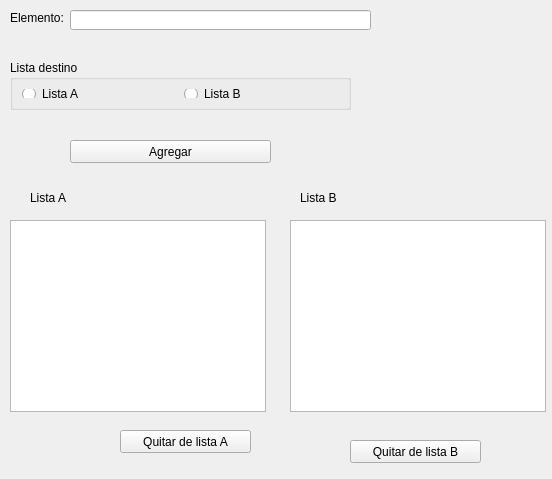
<?xml version="1.0" encoding="UTF-8"?>
<ui version="4.0">
 <class>MainWindow</class>
 <widget class="QMainWindow" name="MainWindow">
  <property name="geometry">
   <rect>
    <x>0</x>
    <y>0</y>
    <width>552</width>
    <height>479</height>
   </rect>
  </property>
  <property name="windowTitle">
   <string>Ejercicio 1</string>
  </property>
  <widget class="QWidget" name="centralwidget">
   <widget class="QLabel" name="label">
    <property name="geometry">
     <rect>
      <x>10</x>
      <y>10</y>
      <width>71</width>
      <height>16</height>
     </rect>
    </property>
    <property name="text">
     <string>Elemento:</string>
    </property>
   </widget>
   <widget class="QLineEdit" name="inputElemento">
    <property name="geometry">
     <rect>
      <x>70</x>
      <y>10</y>
      <width>301</width>
      <height>20</height>
     </rect>
    </property>
   </widget>
   <widget class="QGroupBox" name="groupBox">
    <property name="geometry">
     <rect>
      <x>10</x>
      <y>60</y>
      <width>341</width>
      <height>50</height>
     </rect>
    </property>
    <property name="title">
     <string>Lista destino</string>
    </property>
    <layout class="QHBoxLayout" name="horizontalLayout">
     <item>
      <widget class="QRadioButton" name="chA">
       <property name="text">
        <string>Lista A</string>
       </property>
      </widget>
     </item>
     <item>
      <widget class="QRadioButton" name="chB">
       <property name="text">
        <string>Lista B</string>
       </property>
      </widget>
     </item>
    </layout>
   </widget>
   <widget class="QPushButton" name="agregar">
    <property name="geometry">
     <rect>
      <x>70</x>
      <y>140</y>
      <width>201</width>
      <height>23</height>
     </rect>
    </property>
    <property name="text">
     <string>Agregar</string>
    </property>
   </widget>
   <widget class="QListWidget" name="listaA">
    <property name="geometry">
     <rect>
      <x>10</x>
      <y>220</y>
      <width>256</width>
      <height>192</height>
     </rect>
    </property>
   </widget>
   <widget class="QListWidget" name="listaB">
    <property name="geometry">
     <rect>
      <x>290</x>
      <y>220</y>
      <width>256</width>
      <height>192</height>
     </rect>
    </property>
   </widget>
   <widget class="QLabel" name="label_2">
    <property name="geometry">
     <rect>
      <x>30</x>
      <y>190</y>
      <width>81</width>
      <height>16</height>
     </rect>
    </property>
    <property name="text">
     <string>Lista A</string>
    </property>
   </widget>
   <widget class="QLabel" name="label_3">
    <property name="geometry">
     <rect>
      <x>300</x>
      <y>190</y>
      <width>81</width>
      <height>16</height>
     </rect>
    </property>
    <property name="text">
     <string>Lista B</string>
    </property>
   </widget>
   <widget class="QPushButton" name="quitarA">
    <property name="geometry">
     <rect>
      <x>120</x>
      <y>430</y>
      <width>131</width>
      <height>23</height>
     </rect>
    </property>
    <property name="text">
     <string>Quitar de lista A</string>
    </property>
   </widget>
   <widget class="QPushButton" name="quitarB">
    <property name="geometry">
     <rect>
      <x>350</x>
      <y>440</y>
      <width>131</width>
      <height>23</height>
     </rect>
    </property>
    <property name="text">
     <string>Quitar de lista B</string>
    </property>
   </widget>
  </widget>
 </widget>
 <resources/>
 <connections/>
</ui>
